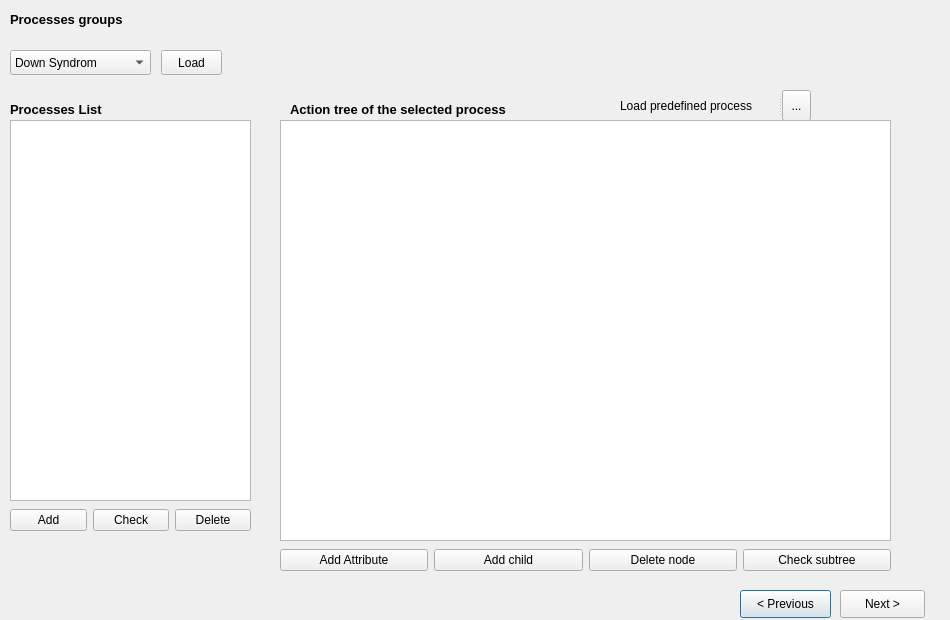
<?xml version="1.0" encoding="UTF-8"?>
<ui version="4.0">
    <class>trees</class>
    <widget class="QDialog" name="trees">
        <property name="geometry">
            <rect>
                <x>0</x>
                <y>0</y>
                <width>950</width>
                <height>620</height>
            </rect>
        </property>
        <property name="windowTitle">
            <string>Population</string>
        </property>
        <widget class="QSplitter" name="splitter_2">
            <property name="geometry">
                <rect>
                    <x>620</x>
                    <y>90</y>
                    <width>191</width>
                    <height>31</height>
                </rect>
            </property>
            <property name="orientation">
                <enum>Qt::Horizontal</enum>
            </property>
            <widget class="QLabel" name="loadParameters">
                <property name="text">
                    <string>Load predefined process</string>
                </property>
            </widget>
            <widget class="QToolButton" name="parametersToolButton">
                <property name="text">
                    <string>...</string>
                </property>
            </widget>
        </widget>
        <widget class="QLabel" name="tableLabel">
            <property name="geometry">
                <rect>
                    <x>10</x>
                    <y>100</y>
                    <width>131</width>
                    <height>18</height>
                </rect>
            </property>
            <property name="font">
                <font>
                    <pointsize>10</pointsize>
                    <weight>75</weight>
                    <bold>true</bold>
                </font>
            </property>
            <property name="text">
                <string>Processes List</string>
            </property>
        </widget>
        <widget class="QLabel" name="tableLabel_2">
            <property name="geometry">
                <rect>
                    <x>290</x>
                    <y>100</y>
                    <width>301</width>
                    <height>18</height>
                </rect>
            </property>
            <property name="font">
                <font>
                    <pointsize>10</pointsize>
                    <weight>75</weight>
                    <bold>true</bold>
                </font>
            </property>
            <property name="text">
                <string>Action tree of the selected process</string>
            </property>
        </widget>
        <widget class="QPushButton" name="pushButton">
            <property name="geometry">
                <rect>
                    <x>740</x>
                    <y>590</y>
                    <width>91</width>
                    <height>28</height>
                </rect>
            </property>
            <property name="text">
                <string>&lt; Previous</string>
            </property>
        </widget>
        <widget class="QPushButton" name="next">
            <property name="geometry">
                <rect>
                    <x>840</x>
                    <y>590</y>
                    <width>85</width>
                    <height>28</height>
                </rect>
            </property>
            <property name="text">
                <string>Next &gt;</string>
            </property>
        </widget>
        <widget class="QWidget" name="horizontalLayoutWidget">
            <property name="geometry">
                <rect>
                    <x>10</x>
                    <y>500</y>
                    <width>241</width>
                    <height>41</height>
                </rect>
            </property>
            <layout class="QHBoxLayout" name="horizontalLayout">
                <item>
                    <widget class="QPushButton" name="pushButton_2">
                        <property name="text">
                            <string>Add</string>
                        </property>
                    </widget>
                </item>
                <item>
                    <widget class="QPushButton" name="pushButton_9">
                        <property name="text">
                            <string>Check</string>
                        </property>
                    </widget>
                </item>
                <item>
                    <widget class="QPushButton" name="pushButton_3">
                        <property name="text">
                            <string>Delete</string>
                        </property>
                    </widget>
                </item>
            </layout>
        </widget>
        <widget class="QLabel" name="tableLabel_3">
            <property name="geometry">
                <rect>
                    <x>10</x>
                    <y>10</y>
                    <width>131</width>
                    <height>18</height>
                </rect>
            </property>
            <property name="font">
                <font>
                    <pointsize>10</pointsize>
                    <weight>75</weight>
                    <bold>true</bold>
                </font>
            </property>
            <property name="text">
                <string>Processes groups</string>
            </property>
        </widget>
        <widget class="QComboBox" name="comboBox">
            <property name="geometry">
                <rect>
                    <x>10</x>
                    <y>50</y>
                    <width>141</width>
                    <height>25</height>
                </rect>
            </property>
            <item>
                <property name="text">
                    <string>Down Syndrom</string>
                </property>
            </item>
            <item>
                <property name="text">
                    <string>H1N1 Flu</string>
                </property>
            </item>
            <item>
                <property name="text">
                    <string>Other group</string>
                </property>
            </item>
        </widget>
        <widget class="QPushButton" name="pushButton_4">
            <property name="geometry">
                <rect>
                    <x>161</x>
                    <y>50</y>
                    <width>61</width>
                    <height>25</height>
                </rect>
            </property>
            <property name="text">
                <string>Load</string>
            </property>
        </widget>
        <widget class="QTableView" name="processesList">
            <property name="geometry">
                <rect>
                    <x>10</x>
                    <y>120</y>
                    <width>241</width>
                    <height>381</height>
                </rect>
            </property>
        </widget>
        <widget class="QTreeView" name="processView">
            <property name="geometry">
                <rect>
                    <x>280</x>
                    <y>120</y>
                    <width>611</width>
                    <height>421</height>
                </rect>
            </property>
        </widget>
        <widget class="QWidget" name="horizontalLayoutWidget_2">
            <property name="geometry">
                <rect>
                    <x>280</x>
                    <y>540</y>
                    <width>611</width>
                    <height>41</height>
                </rect>
            </property>
            <layout class="QHBoxLayout" name="horizontalLayout_2">
                <item>
                    <widget class="QPushButton" name="pushButton_7">
                        <property name="text">
                            <string>Add Attribute</string>
                        </property>
                    </widget>
                </item>
                <item>
                    <widget class="QPushButton" name="pushButton_5">
                        <property name="text">
                            <string>Add child</string>
                        </property>
                    </widget>
                </item>
                <item>
                    <widget class="QPushButton" name="pushButton_6">
                        <property name="text">
                            <string>Delete node</string>
                        </property>
                    </widget>
                </item>
                <item>
                    <widget class="QPushButton" name="pushButton_8">
                        <property name="text">
                            <string>Check subtree</string>
                        </property>
                    </widget>
                </item>
            </layout>
        </widget>
    </widget>
    <resources/>
    <connections/>
</ui>
